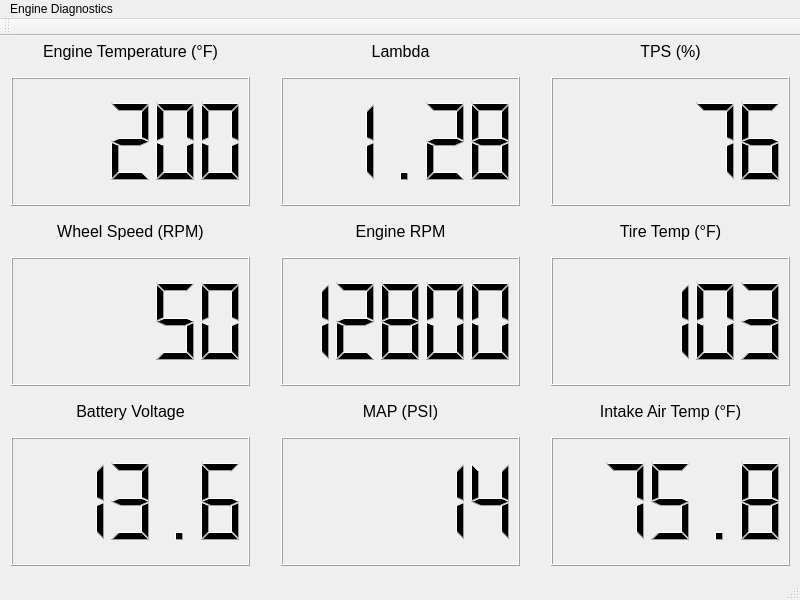
<?xml version="1.0" encoding="UTF-8"?>
<ui version="4.0">
 <class>MainWindow</class>
 <widget class="QMainWindow" name="MainWindow">
  <property name="enabled">
   <bool>true</bool>
  </property>
  <property name="geometry">
   <rect>
    <x>0</x>
    <y>0</y>
    <width>800</width>
    <height>600</height>
   </rect>
  </property>
  <property name="sizePolicy">
   <sizepolicy hsizetype="Fixed" vsizetype="Fixed">
    <horstretch>0</horstretch>
    <verstretch>0</verstretch>
   </sizepolicy>
  </property>
  <property name="windowTitle">
   <string>DiagWindow</string>
  </property>
  <widget class="QWidget" name="centralWidget">
   <widget class="QWidget" name="gridLayoutWidget">
    <property name="geometry">
     <rect>
      <x>0</x>
      <y>30</y>
      <width>261</width>
      <height>151</height>
     </rect>
    </property>
    <layout class="QGridLayout" name="gridLayout">
     <item row="0" column="0">
      <widget class="QLCDNumber" name="engine_temp_lcdnumber">
       <property name="value" stdset="0">
        <double>200.000000000000000</double>
       </property>
      </widget>
     </item>
    </layout>
   </widget>
   <widget class="QWidget" name="gridLayoutWidget_2">
    <property name="geometry">
     <rect>
      <x>0</x>
      <y>210</y>
      <width>261</width>
      <height>151</height>
     </rect>
    </property>
    <layout class="QGridLayout" name="gridLayout_2">
     <item row="0" column="0">
      <widget class="QLCDNumber" name="wheel_speed_lcdnumber">
       <property name="smallDecimalPoint">
        <bool>false</bool>
       </property>
       <property name="segmentStyle">
        <enum>QLCDNumber::Filled</enum>
       </property>
       <property name="value" stdset="0">
        <double>50.000000000000000</double>
       </property>
      </widget>
     </item>
    </layout>
   </widget>
   <widget class="QWidget" name="gridLayoutWidget_3">
    <property name="geometry">
     <rect>
      <x>0</x>
      <y>390</y>
      <width>261</width>
      <height>151</height>
     </rect>
    </property>
    <layout class="QGridLayout" name="gridLayout_3">
     <item row="0" column="0">
      <widget class="QLCDNumber" name="batt_volt_lcdnumber">
       <property name="value" stdset="0">
        <double>13.600000000000000</double>
       </property>
      </widget>
     </item>
    </layout>
   </widget>
   <widget class="QWidget" name="gridLayoutWidget_4">
    <property name="geometry">
     <rect>
      <x>270</x>
      <y>390</y>
      <width>261</width>
      <height>151</height>
     </rect>
    </property>
    <layout class="QGridLayout" name="gridLayout_4">
     <item row="0" column="0">
      <widget class="QLCDNumber" name="map_lcdnumber">
       <property name="value" stdset="0">
        <double>14.000000000000000</double>
       </property>
      </widget>
     </item>
    </layout>
   </widget>
   <widget class="QWidget" name="gridLayoutWidget_5">
    <property name="geometry">
     <rect>
      <x>540</x>
      <y>390</y>
      <width>261</width>
      <height>151</height>
     </rect>
    </property>
    <layout class="QGridLayout" name="gridLayout_5">
     <item row="0" column="0">
      <widget class="QLCDNumber" name="intake_temp_lcdnumber">
       <property name="value" stdset="0">
        <double>75.799999999999997</double>
       </property>
      </widget>
     </item>
    </layout>
   </widget>
   <widget class="QWidget" name="gridLayoutWidget_7">
    <property name="geometry">
     <rect>
      <x>270</x>
      <y>30</y>
      <width>261</width>
      <height>151</height>
     </rect>
    </property>
    <layout class="QGridLayout" name="gridLayout_7">
     <item row="0" column="0">
      <widget class="QLCDNumber" name="lambda_lcdnumber">
       <property name="value" stdset="0">
        <double>1.280000000000000</double>
       </property>
      </widget>
     </item>
    </layout>
   </widget>
   <widget class="QWidget" name="gridLayoutWidget_8">
    <property name="geometry">
     <rect>
      <x>540</x>
      <y>30</y>
      <width>261</width>
      <height>151</height>
     </rect>
    </property>
    <layout class="QGridLayout" name="gridLayout_8">
     <item row="0" column="0">
      <widget class="QLCDNumber" name="tps_lcdnumber">
       <property name="value" stdset="0">
        <double>76.000000000000000</double>
       </property>
      </widget>
     </item>
    </layout>
   </widget>
   <widget class="QWidget" name="gridLayoutWidget_9">
    <property name="geometry">
     <rect>
      <x>540</x>
      <y>210</y>
      <width>261</width>
      <height>151</height>
     </rect>
    </property>
    <layout class="QGridLayout" name="gridLayout_9">
     <item row="0" column="0">
      <widget class="QLCDNumber" name="tire_temp_lcdnumber">
       <property name="value" stdset="0">
        <double>103.000000000000000</double>
       </property>
      </widget>
     </item>
    </layout>
   </widget>
   <widget class="QWidget" name="gridLayoutWidget_10">
    <property name="geometry">
     <rect>
      <x>270</x>
      <y>210</y>
      <width>261</width>
      <height>151</height>
     </rect>
    </property>
    <layout class="QGridLayout" name="gridLayout_10">
     <item row="0" column="0">
      <widget class="QLCDNumber" name="rpm_lcdnumber">
       <property name="smallDecimalPoint">
        <bool>false</bool>
       </property>
       <property name="value" stdset="0">
        <double>12800.000000000000000</double>
       </property>
      </widget>
     </item>
    </layout>
   </widget>
   <widget class="QLabel" name="label_4">
    <property name="geometry">
     <rect>
      <x>0</x>
      <y>0</y>
      <width>261</width>
      <height>31</height>
     </rect>
    </property>
    <property name="sizePolicy">
     <sizepolicy hsizetype="Fixed" vsizetype="Fixed">
      <horstretch>0</horstretch>
      <verstretch>0</verstretch>
     </sizepolicy>
    </property>
    <property name="font">
     <font>
      <pointsize>12</pointsize>
     </font>
    </property>
    <property name="text">
     <string>Engine Temperature (°F)</string>
    </property>
    <property name="alignment">
     <set>Qt::AlignCenter</set>
    </property>
   </widget>
   <widget class="QLabel" name="label_7">
    <property name="geometry">
     <rect>
      <x>270</x>
      <y>0</y>
      <width>261</width>
      <height>31</height>
     </rect>
    </property>
    <property name="sizePolicy">
     <sizepolicy hsizetype="Fixed" vsizetype="Fixed">
      <horstretch>0</horstretch>
      <verstretch>0</verstretch>
     </sizepolicy>
    </property>
    <property name="font">
     <font>
      <pointsize>12</pointsize>
     </font>
    </property>
    <property name="text">
     <string>Lambda</string>
    </property>
    <property name="alignment">
     <set>Qt::AlignCenter</set>
    </property>
   </widget>
   <widget class="QLabel" name="label_5">
    <property name="geometry">
     <rect>
      <x>540</x>
      <y>0</y>
      <width>261</width>
      <height>31</height>
     </rect>
    </property>
    <property name="sizePolicy">
     <sizepolicy hsizetype="Fixed" vsizetype="Fixed">
      <horstretch>0</horstretch>
      <verstretch>0</verstretch>
     </sizepolicy>
    </property>
    <property name="font">
     <font>
      <pointsize>12</pointsize>
     </font>
    </property>
    <property name="text">
     <string>TPS (%)</string>
    </property>
    <property name="alignment">
     <set>Qt::AlignCenter</set>
    </property>
   </widget>
   <widget class="QLabel" name="label_10">
    <property name="geometry">
     <rect>
      <x>0</x>
      <y>180</y>
      <width>261</width>
      <height>31</height>
     </rect>
    </property>
    <property name="sizePolicy">
     <sizepolicy hsizetype="Fixed" vsizetype="Fixed">
      <horstretch>0</horstretch>
      <verstretch>0</verstretch>
     </sizepolicy>
    </property>
    <property name="font">
     <font>
      <pointsize>12</pointsize>
     </font>
    </property>
    <property name="text">
     <string>Wheel Speed (RPM)</string>
    </property>
    <property name="alignment">
     <set>Qt::AlignCenter</set>
    </property>
   </widget>
   <widget class="QLabel" name="label_11">
    <property name="geometry">
     <rect>
      <x>540</x>
      <y>180</y>
      <width>261</width>
      <height>31</height>
     </rect>
    </property>
    <property name="sizePolicy">
     <sizepolicy hsizetype="Fixed" vsizetype="Fixed">
      <horstretch>0</horstretch>
      <verstretch>0</verstretch>
     </sizepolicy>
    </property>
    <property name="font">
     <font>
      <pointsize>12</pointsize>
     </font>
    </property>
    <property name="text">
     <string>Tire Temp (°F)</string>
    </property>
    <property name="alignment">
     <set>Qt::AlignCenter</set>
    </property>
   </widget>
   <widget class="QLabel" name="label_12">
    <property name="geometry">
     <rect>
      <x>270</x>
      <y>180</y>
      <width>261</width>
      <height>31</height>
     </rect>
    </property>
    <property name="sizePolicy">
     <sizepolicy hsizetype="Fixed" vsizetype="Fixed">
      <horstretch>0</horstretch>
      <verstretch>0</verstretch>
     </sizepolicy>
    </property>
    <property name="font">
     <font>
      <pointsize>12</pointsize>
     </font>
    </property>
    <property name="text">
     <string>Engine RPM</string>
    </property>
    <property name="alignment">
     <set>Qt::AlignCenter</set>
    </property>
   </widget>
   <widget class="QLabel" name="label_13">
    <property name="geometry">
     <rect>
      <x>0</x>
      <y>360</y>
      <width>261</width>
      <height>31</height>
     </rect>
    </property>
    <property name="sizePolicy">
     <sizepolicy hsizetype="Fixed" vsizetype="Fixed">
      <horstretch>0</horstretch>
      <verstretch>0</verstretch>
     </sizepolicy>
    </property>
    <property name="font">
     <font>
      <pointsize>12</pointsize>
     </font>
    </property>
    <property name="text">
     <string>Battery Voltage</string>
    </property>
    <property name="alignment">
     <set>Qt::AlignCenter</set>
    </property>
   </widget>
   <widget class="QLabel" name="label_14">
    <property name="geometry">
     <rect>
      <x>270</x>
      <y>360</y>
      <width>261</width>
      <height>31</height>
     </rect>
    </property>
    <property name="sizePolicy">
     <sizepolicy hsizetype="Fixed" vsizetype="Fixed">
      <horstretch>0</horstretch>
      <verstretch>0</verstretch>
     </sizepolicy>
    </property>
    <property name="font">
     <font>
      <pointsize>12</pointsize>
     </font>
    </property>
    <property name="text">
     <string>MAP (PSI)</string>
    </property>
    <property name="alignment">
     <set>Qt::AlignCenter</set>
    </property>
   </widget>
   <widget class="QLabel" name="label_15">
    <property name="geometry">
     <rect>
      <x>540</x>
      <y>360</y>
      <width>261</width>
      <height>31</height>
     </rect>
    </property>
    <property name="sizePolicy">
     <sizepolicy hsizetype="Fixed" vsizetype="Fixed">
      <horstretch>0</horstretch>
      <verstretch>0</verstretch>
     </sizepolicy>
    </property>
    <property name="font">
     <font>
      <pointsize>12</pointsize>
     </font>
    </property>
    <property name="text">
     <string>Intake Air Temp (°F)</string>
    </property>
    <property name="alignment">
     <set>Qt::AlignCenter</set>
    </property>
   </widget>
  </widget>
  <widget class="QMenuBar" name="menuBar">
   <property name="geometry">
    <rect>
     <x>0</x>
     <y>0</y>
     <width>800</width>
     <height>22</height>
    </rect>
   </property>
   <widget class="QMenu" name="menuEngine_Diagnostics">
    <property name="title">
     <string>Engine Diagnostics</string>
    </property>
   </widget>
   <addaction name="menuEngine_Diagnostics"/>
  </widget>
  <widget class="QToolBar" name="mainToolBar">
   <attribute name="toolBarArea">
    <enum>TopToolBarArea</enum>
   </attribute>
   <attribute name="toolBarBreak">
    <bool>false</bool>
   </attribute>
  </widget>
  <widget class="QStatusBar" name="statusBar"/>
 </widget>
 <layoutdefault spacing="6" margin="11"/>
 <resources/>
 <connections/>
</ui>
